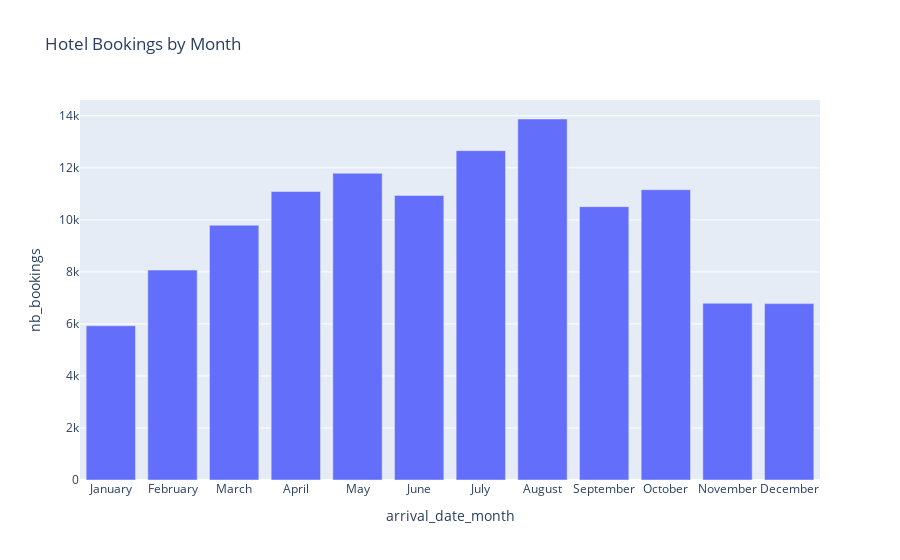

Notebook cell for this chart:
### Markdown cell above
As a quick exploration, let us look at the number of bookings by month.

### Code cell
bookings_by_month = hotel_bookings.groupby('arrival_date_month', as_index=False)[['hotel']].count().rename(columns={"hotel": "nb_bookings"})
months = ['January', 'February', 'March', 'April', 'May', 'June', 'July', 'August', 'September', 'October', 'November', 'December'] 
fig = px.bar(
    bookings_by_month, 
    x='arrival_date_month', 
    y='nb_bookings', 
    title=f'Hotel Bookings by Month', 
    category_orders={"arrival_date_month": months}
)
fig.show(config={"displayModeBar": False})

### Figure 1 — Plotly figure (JSON) as saved in the notebook; plotly's stock layout.template omitted (floating-point values rounded to 4 significant figures)
{"data": [{"alignmentgroup": "True", "hovertemplate": "arrival_date_month=%{x}<br>nb_bookings=%{y}<extra></extra>", "legendgroup": "", "marker": {"color": "#636efa", "pattern": {"shape": ""}}, "name": "", "offsetgroup": "", "orientation": "v", "showlegend": false, "textposition": "auto", "type": "bar", "x": ["April", "August", "December", "February", "January", "July", "June", "March", "May", "November", "October", "September"], "xaxis": "x", "y": [11089, 13877, 6780, 8068, 5929, 12661, 10939, 9794, 11791, 6794, 11160, 10508], "yaxis": "y"}], "layout": {"barmode": "relative", "legend": {"tracegroupgap": 0}, "title": {"text": "Hotel Bookings by Month"}, "xaxis": {"anchor": "y", "categoryarray": ["January", "February", "March", "April", "May", "June", "July", "August", "September", "October", "November", "December"], "categoryorder": "array", "domain": [0, 1], "title": {"text": "arrival_date_month"}}, "yaxis": {"anchor": "x", "domain": [0, 1], "title": {"text": "nb_bookings"}}}}
